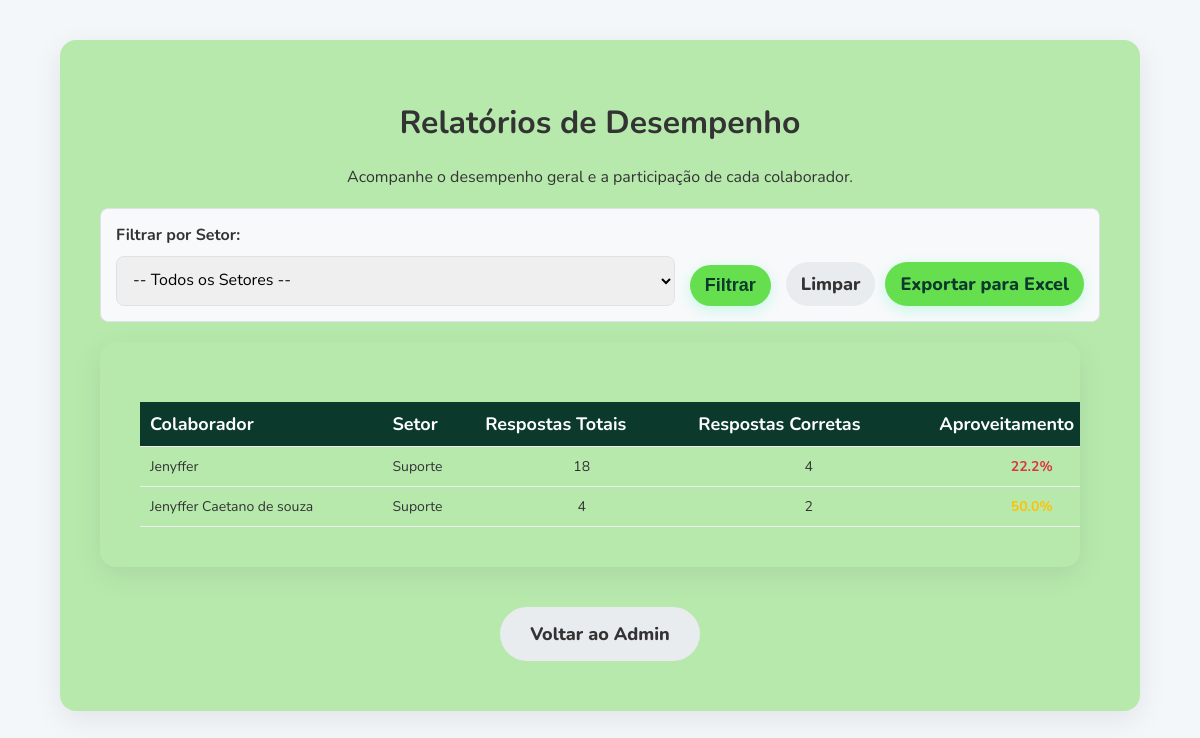
Before: /admin/relatorios (signed in) with the older database file.
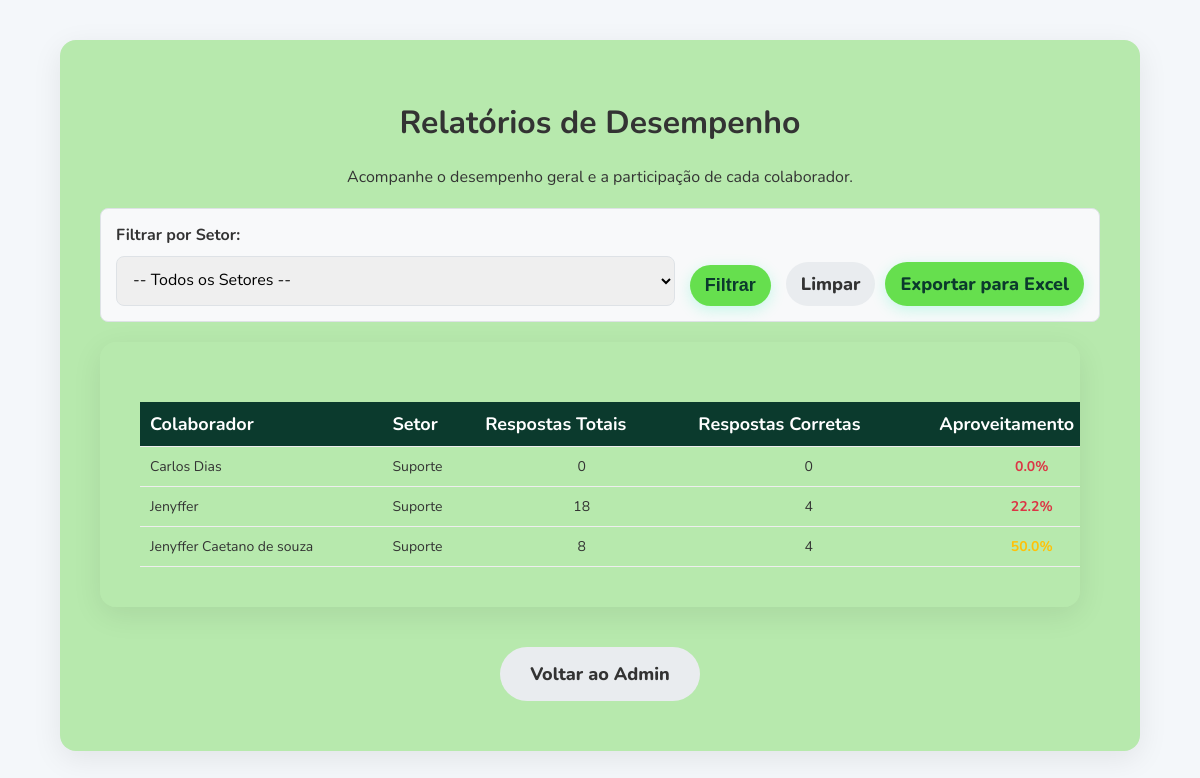
After: the same page with the newer database file.
### app/models.py (models this page shows)
class Usuario(db.Model):
    id = db.Column(db.Integer, primary_key=True)
    nome = db.Column(db.String(100), nullable=False)
    email = db.Column(db.String(120), unique=True, nullable=True)
    codigo_acesso = db.Column(db.String(4), unique=True, nullable=False)
    departamento_id = db.Column(db.Integer, db.ForeignKey('departamento.id'), nullable=False)
    respostas = db.relationship('Resposta', backref='usuario', lazy=True)

### app/routes/admin.py (the view)
@admin_bp.route('/relatorios')
def pagina_relatorios():
    if not session.get('admin_logged_in'): return redirect(url_for('admin.pagina_admin'))
    depto_selecionado_id = request.args.get('departamento_id', type=int)
    departamentos = Departamento.query.order_by(Departamento.nome).all()
    dados_relatorio = _gerar_dados_relatorio(depto_selecionado_id)
    return render_template('relatorios.html',
                           relatorios=dados_relatorio,
                           departamentos=departamentos,
                           depto_selecionado_id=depto_selecionado_id)

### app/templates/relatorios.html (shortened to what this page needs)
{% extends 'base.html' %}
{% block content %}
<div class="dashboard-container" style="max-width: 1000px; text-align: left;">
    <h1 style="text-align: center;">Relatórios de Desempenho</h1>
    <p style="text-align: center;">Acompanhe o desempenho geral e a participação de cada colaborador.</p>
    <div
        style="background-color: #f8f9fa; padding: 15px; border-radius: 8px; margin: 20px 0; border: 1px solid #dee2e6;">
        <div style="display: flex; align-items: flex-end; flex-wrap: wrap; gap: 15px;">
            <form method="get" action="{{ url_for('admin.pagina_relatorios') }}"
                style="display: flex; align-items: center; gap: 15px; flex-grow: 1;">
                <div style="flex: 1 1 300px;">
                    <label for="filtro_setor" style="font-weight: bold;">Filtrar por Setor:</label>
                    <select name="departamento_id" onchange="this.form.submit()" style="width: 100%;">
                        <option value="">-- Todos os Setores --</option>
                    </select>
                </div>
                <div style="align-self: flex-end;">
                    <button type="submit" class="btn" style="padding: 10px 15px; margin: 0;">Filtrar</button>
                </div>
            </form>
            <div style="align-self: flex-end; display: flex; gap: 10px;">
                <a href="{{ url_for('admin.pagina_relatorios') }}" class="btn btn-secondary"
                    style="padding: 10px 15px; margin: 0;">Limpar</a>
                <a href="{{ url_for('admin.exportar_relatorios', departamento_id=depto_selecionado_id) }}" class="btn"
                    style="background-color: #66df4e; padding: 10px 15px; margin: 0;">Exportar para Excel</a>
            </div>
        </div>
    </div>
    <div class="ranking-container" style="max-width: 100%; overflow-x: auto;">
        <table class="preview-table">
            <thead>
                <tr>
                    <th>Colaborador</th>
                    <th>Setor</th>
                    <th>Respostas Totais</th>
                    <th>Respostas Corretas</th>
                    <th>Aproveitamento</th>
                </tr>
            </thead>
            <tbody>
                {% for relatorio in relatorios %}
                <tr>
                    <td>{{ relatorio.nome }}</td>
                    <td>{{ relatorio.setor }}</td>
                    <td style="text-align: center;">{{ relatorio.total_respostas }}</td>
                    <td style="text-align: center;">{{ relatorio.respostas_corretas }}</td>
                    <td style="text-align: center;">
                        <strong
                            style="color: {% if relatorio.aproveitamento >= 80 %}#28a745{% elif relatorio.aproveitamento >= 50 %}#ffc107{% else %}#dc3545{% endif %};">
                            {{ "%.1f"|format(relatorio.aproveitamento) }}%
                        </strong>
                    </td>
                </tr>
                {% else %}
                <tr>
                    <td colspan="6" style="text-align: center;">Nenhum dado encontrado para os filtros selecionados.
                    </td>
                </tr>
                {% endfor %}
            </tbody>
        </table>
    </div>
    <div style="text-align: center; margin-top: 30px;">
        <a href="{{ url_for('admin.pagina_admin') }}" class="btn btn-secondary">Voltar ao Admin</a>
    </div>
</div>
{% endblock %}

### app/templates/base.html (shortened to what this page needs)
<!DOCTYPE html>
<html lang="pt-br">
<head>
    <link rel="stylesheet" href="{{ url_for('static', filename='css/style.css') }}">
</head>
<body>
    <div style="display: flex; justify-content: center; align-items: flex-start; min-height: 90vh; padding-top: 20px; padding-bottom: 20px;">
        {% block content %}{% endblock %}
    </div>
</body>
</html>

### app/static/css/style.css (style rules this page uses)
:root { --cor-primaria: #0B3A2D; --cor-acento: #66df4e; --cor-acento-hover: #00D294; --cor-fundo: #f4f7fa; --cor-texto: #333333; --cor-texto-claro: #ffffff; --cor-borda: #dee2e6; }
body { font-family: 'Nunito', sans-serif; background-color: var(--cor-fundo); color: var(--cor-texto); margin: 0; padding: 20px; }
.btn { display: inline-block; text-decoration: none; background-color: var(--cor-acento); color: var(--cor-primaria); font-weight: 800; padding: 15px 30px; margin: 10px; border-radius: 50px; font-size: 18px; transition: all 0.3s ease; border: none; cursor: pointer; box-shadow: 0 4px 15px rgba(0, 245, 171, 0.2); }
.btn-secondary { background-color: #e9ecef; color: var(--cor-texto); box-shadow: none; }
a { color: var(--cor-primaria); font-weight: 700; text-decoration: none; }
.login-container, .dashboard-container, .ranking-container, .quiz-container { background: rgb(183, 233, 173); padding: 40px; border-radius: 16px; box-shadow: 0 8px 30px rgba(0, 0, 0, 0.08); text-align: center; width: 90%; }
input[type="password"], input[type="text"], input[type="number"], input[type="email"], input[type="date"], input[type="month"], textarea, select { padding: 12px; margin-top: 10px; width: 100%; border: 1px solid var(--cor-borda); border-radius: 8px; font-family: 'Nunito', sans-serif; font-size: 16px; box-sizing: border-box; }
.ranking-container table { width: 100%; border-collapse: collapse; margin-top: 20px; }
.ranking-container th, .ranking-container td { padding: 15px; text-align: left; border-bottom: 1px solid var(--cor-borda); }
.ranking-container th { background-color: var(--cor-primaria); color: var(--cor-texto-claro); font-size: 18px; }
.preview-table { text-align: left; font-size: 14px; }
.preview-table th, .preview-table td { white-space: nowrap; padding: 8px 12px; }
.preview-table { width: 100%; border-collapse: collapse; min-width: 1200px; }
.preview-table th, .preview-table td { padding: 12px 15px; text-align: left; border-bottom: 1px solid #eee; vertical-align: middle; }
.preview-table th { background-color: var(--cor-primaria); color: white; font-weight: bold; white-space: nowrap; position: sticky; top: 0; }
.preview-table th, .preview-table td { padding: 10px; border-bottom: 1px solid #eee; vertical-align: top; }
.preview-table th { background-color: var(--cor-primaria); color: white; white-space: nowrap; }

Changed rows visible on the page:
added Usuario: nome "Carlos Dias", setor "Suporte", total_respostas "0", respostas_corretas "0", aproveitamento "0.0"
computed for Usuario "Jenyffer Caetano de souza": total_respostas "4" → "8"; respostas_corretas "2" → "4"
